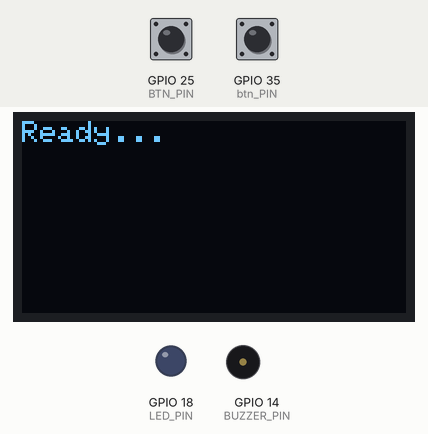
Simulated run of this program. Board: ESP32. Parts: 128×64 one-colour display, output pins drawn as LEDs (lit = HIGH), buzzer (waves = sounding). The test bench sets the inputs (shaded band); at power-on: GPIO 25 (BTN_PIN) HIGH, GPIO 35 (btn_PIN) HIGH.

Above: at 1.2 s.
1.3 s: GPIO 25 (BTN_PIN) pulled LOW for 0.15 s
At 2.6 s:
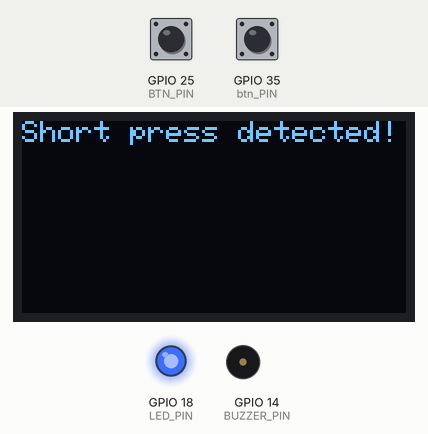
2.9 s: GPIO 25 (BTN_PIN) pulled LOW for 3.2 s
At 7.1 s:
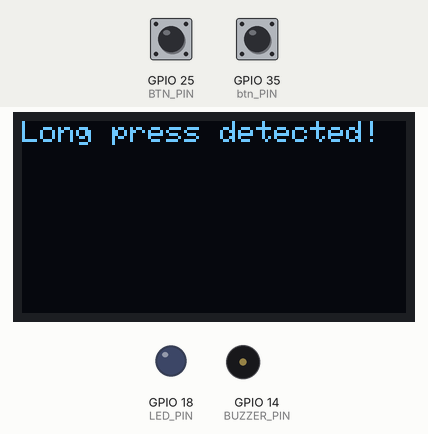
7.8 s: GPIO 25 (BTN_PIN) pulled LOW for 1 s
At 9.9 s:
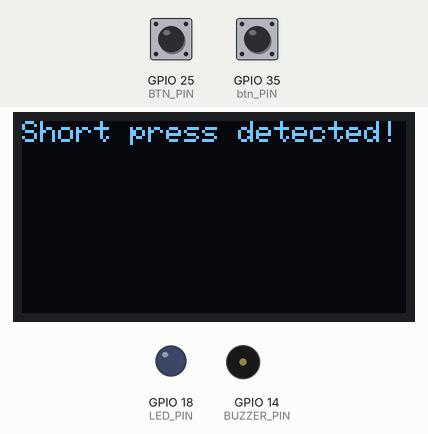
Timing chart, 0 to 11.4 s (numbered marks = the images above; inputs shaded):
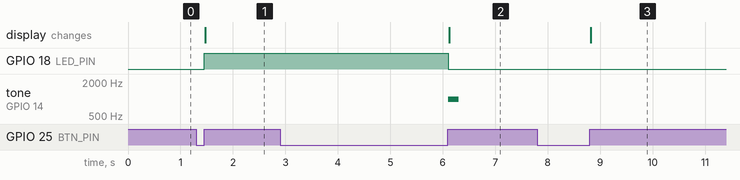

The program:

main.cpp
```cpp
// Assignment-01_Task-b
// Led and Buzzer with Different Cases
// Embedded IoT System Fall-2025

// Name: Muhammad Haseeb                 Reg#: 23-NTU-CS-1069
#include <Arduino.h>
#include <Wire.h>
#include <Adafruit_GFX.h>
#include <Adafruit_SSD1306.h>

#define LED_PIN 18
#define BTN_PIN 25
#define BUZZER_PIN 14
#define btn_PIN 35

#define SCREEN_WIDTH 128
#define SCREEN_HEIGHT 64
Adafruit_SSD1306 display(SCREEN_WIDTH, SCREEN_HEIGHT, &Wire);


unsigned long buttonPressTime = 0;
bool buttonPressed = false;
bool ledState = LOW;

const unsigned long longPressTime = 1500; // 1.5 seconds

volatile bool btnPressed = false;
volatile bool btnChanged = false;

void IRAM_ATTR handleButton() {
  btnPressed = digitalRead(BTN_PIN) == LOW;
  btnChanged = true;
}

void setup() {
  pinMode(LED_PIN, OUTPUT);
  pinMode(BUZZER_PIN, OUTPUT);
  pinMode(BTN_PIN, INPUT_PULLUP);

  digitalWrite(LED_PIN, ledState);
  digitalWrite(BUZZER_PIN, LOW);

  display.begin(SSD1306_SWITCHCAPVCC, 0x3C);
  display.clearDisplay();
  display.setTextSize(1);
  display.setTextColor(SSD1306_WHITE);
  display.setCursor(0,0);
  display.println("Ready...");
  display.display();

  attachInterrupt(digitalPinToInterrupt(btn_PIN), handleButton, CHANGE);

}

void loop() {
  bool btnState = digitalRead(BTN_PIN) == LOW; // LOW = pressed

  if (btnState && !buttonPressed) {
    // Button just pressed
    buttonPressed = true;
    buttonPressTime = millis();
  }

  if (!btnState && buttonPressed) {
    // Button just released
    unsigned long pressDuration = millis() - buttonPressTime;

    if (pressDuration >= longPressTime) {
      // Long press action
      digitalWrite(LED_PIN, LOW);

      tone(BUZZER_PIN, 1000, 200); // play 1 kHz tone for 200 ms
      display.clearDisplay();
      display.setCursor(0,0);
      display.println("Long press detected!");
      display.display();
    } else {
      // Short press action
      ledState = !ledState;
      digitalWrite(LED_PIN, ledState);

      display.clearDisplay();
      display.setCursor(0,0);
      display.println("Short press detected!");
      display.display();
    }

    buttonPressed = false; // reset for next press
  }
 }


//                            // Interrupt
// #include <Arduino.h>
// #include <Wire.h>
// #include <Adafruit_SSD1306.h>

// #define LED_PIN 18
// #define BTN_PIN 25
// #define BUZZER_PIN 14

// #define SCREEN_WIDTH 128
// #define SCREEN_HEIGHT 64
// Adafruit_SSD1306 display(SCREEN_WIDTH, SCREEN_HEIGHT, &Wire);

// volatile bool buttonChanged = false;
// volatile bool btnPressed = false;
// unsigned long buttonPressTime = 0;
// bool ledState = LOW;
// const unsigned long longPressTime = 1500; // 1.5 seconds

// void IRAM_ATTR handleButton() {
//   btnPressed = digitalRead(BTN_PIN) == LOW;
//   buttonChanged = true;
// }

// void setup() {
//   pinMode(LED_PIN, OUTPUT);
//   pinMode(BUZZER_PIN, OUTPUT);
//   pinMode(BTN_PIN, INPUT_PULLUP);

//   attachInterrupt(digitalPinToInterrupt(BTN_PIN), handleButton, CHANGE);

//   digitalWrite(LED_PIN, ledState);
//   digitalWrite(BUZZER_PIN, LOW);

//   display.begin(SSD1306_SWITCHCAPVCC, 0x3C);
//   display.clearDisplay();
//   display.setTextSize(1);
//   display.setTextColor(SSD1306_WHITE);
//   display.setCursor(0, 0);
//   display.println("Ready...");
//   display.display();
// }

// void loop() {
//   if (buttonChanged) {
//     buttonChanged = false;

//     if (btnPressed) {
//       buttonPressTime = millis();  // store press time
//     } else {
//       unsigned long pressDuration = millis() - buttonPressTime;

//       if (pressDuration >= longPressTime) {
//         // Long press
//         digitalWrite(LED_PIN, LOW);
//         tone(BUZZER_PIN, 1000, 200);
//         display.clearDisplay();
//         display.setCursor(0, 0);
//         display.println("Long press detected!");
//         display.display();
//       } else {
//         // Short press
//         ledState = !ledState;
//         digitalWrite(LED_PIN, ledState);
//         display.clearDisplay();
//         display.setCursor(0, 0);
//         display.println("Short press detected!");
//         display.display();
//       }
//     }
//   }
// }
```

Measured:
- after the input at 1.3 s, GPIO 18 (LED_PIN): LOW → HIGH after 0.15 s; the display: changes after 0.18 s (image 1)
- after the input at 2.9 s, GPIO 18 (LED_PIN): HIGH → LOW after 3.2 s; tone on GPIO 14 (BUZZER_PIN): silent → 1000 Hz after 3.2 s, → silent 0.20 s later; the display: changes after 3.2 s (image 2)
- after the input at 7.8 s, the display: changes after 1.0 s (image 3)
